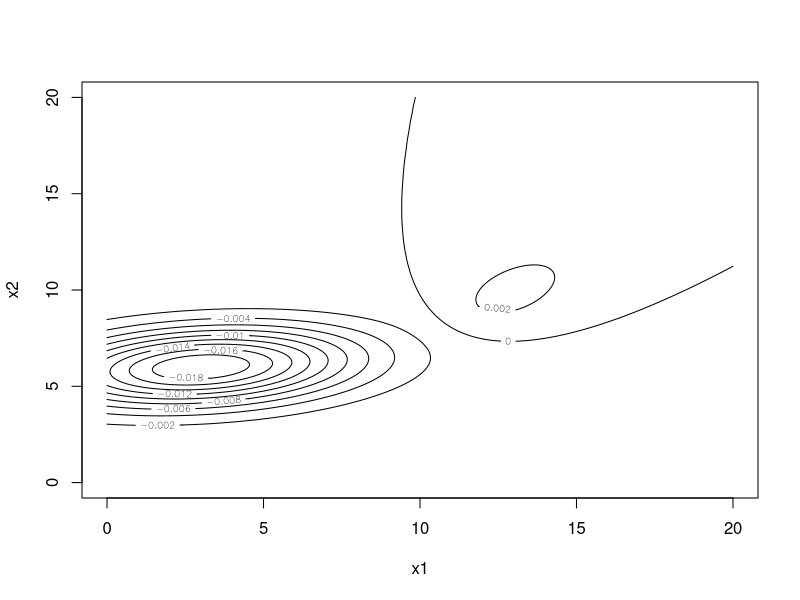

Recreate this plot in R.
## ---- chunk 1
knitr::opts_chunk$set(echo = TRUE)
## ---- chunk 2
greasy <- function(x, y) {
    0.1 / (6 * sqrt(3) * pi) * exp((-139-x^2+7*y+16*x+x*y-y^2) / 3)
}
tiger <- function(x, y) {
    0.9 / (3 * sqrt(23) * pi) * exp((-207-x^2+69*y+x*y-6*y^2) / 23)
}
difffunc <- function(x, y) {
    greasy(x,y) - tiger(x,y)
}
x <- y <- seq(0, 20, length= 200)
z <- outer(x, y, difffunc)
contour(x, y, z, xlab = 'x1', ylab = 'x2')
